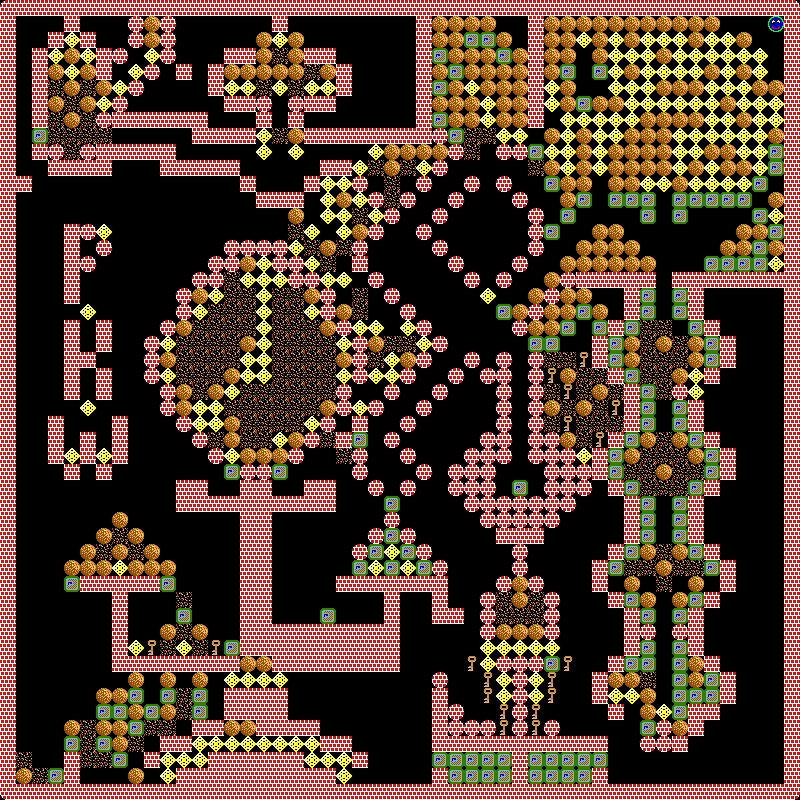

This game map was drawn from its Tiled (.tmx) file and the tilesets committed beside it. A one-line description and the full map source follow:
An orthogonal 50x50 tile map with 16x16 px tiles, 1 tile layer (Tile Layer 1).

<map version="1.8" tiledversion="1.8.2" orientation="orthogonal" renderorder="right-down" width="50" height="50" tilewidth="16" tileheight="16" infinite="0" backgroundcolor="#000000" nextlayerid="2" nextobjectid="1">
 <properties>
  <property name="Title" value="Alchemy" />
 </properties>
 <tileset firstgid="1" source="WinColl.tsx" />
 <layer id="1" name="Tile Layer 1" width="50" height="50">
  <data encoding="csv">
27,11,11,11,11,11,11,11,11,11,11,11,11,11,11,11,11,11,11,11,11,11,11,11,11,11,11,11,11,11,11,11,11,11,11,11,11,11,11,11,11,11,11,11,11,11,11,11,11,28,
11,10,10,10,11,10,10,10,14,16,14,10,10,10,10,10,10,11,10,10,10,10,10,10,10,10,11,16,16,16,16,10,10,11,16,16,16,16,16,16,16,16,16,16,16,10,10,10,18,11,
11,10,10,11,13,11,10,10,14,16,14,10,10,10,10,10,16,13,16,10,10,10,10,10,10,10,11,16,16,12,12,16,10,11,16,16,13,16,13,16,13,13,13,16,13,13,16,10,10,11,
11,10,11,13,16,13,11,14,10,13,14,10,10,10,11,11,16,15,16,11,11,10,10,10,10,10,11,12,16,16,16,12,16,11,16,16,10,16,13,13,13,16,13,13,13,13,13,13,10,11,
11,10,11,16,13,16,11,10,13,14,10,11,10,11,16,16,16,16,16,15,16,11,10,10,10,10,11,16,12,16,16,16,16,11,16,12,10,12,13,16,13,13,13,13,16,13,16,13,10,11,
11,10,11,15,16,15,16,13,14,10,10,10,10,11,13,13,15,13,15,13,13,11,10,10,10,10,11,12,16,13,16,16,16,11,13,16,10,10,13,13,13,16,16,16,13,13,13,16,16,11,
11,10,11,16,15,16,13,14,10,10,10,10,10,10,11,11,14,10,14,11,11,10,10,10,10,10,11,16,16,16,13,16,16,11,13,16,12,16,16,13,13,13,13,13,13,16,13,13,13,11,
11,10,11,15,16,15,14,11,11,11,11,11,11,10,10,10,11,10,11,10,10,10,10,10,10,10,11,12,16,16,13,16,16,11,10,13,13,13,13,13,16,16,16,16,13,13,16,13,13,11,
11,10,12,15,15,15,15,10,10,10,10,10,11,11,11,11,13,15,16,11,11,11,11,11,11,11,11,14,12,15,15,13,13,10,16,13,16,13,13,16,16,16,13,13,13,13,13,13,16,11,
11,10,11,14,15,14,11,11,11,11,11,10,10,10,10,10,13,10,13,10,10,10,10,13,16,16,16,16,14,15,10,14,14,12,13,13,16,13,16,16,16,16,13,13,16,16,13,13,12,11,
11,10,10,11,11,11,11,10,10,10,11,11,11,11,11,10,10,10,10,10,11,11,13,15,16,15,13,14,10,10,10,10,10,15,16,13,16,13,16,16,16,16,13,16,13,16,16,13,12,11,
11,11,10,10,10,10,10,10,10,10,10,10,10,10,10,11,10,10,10,11,13,13,14,10,15,10,14,10,10,14,10,14,10,10,12,16,16,10,16,16,13,13,16,13,13,13,13,12,10,11,
11,10,10,10,10,10,10,10,10,10,10,10,10,10,10,10,11,11,11,10,13,16,13,14,15,14,10,10,14,10,10,10,14,10,10,16,12,10,12,12,12,10,12,12,12,12,12,10,16,11,
11,10,10,10,10,10,10,10,10,10,10,10,10,10,10,10,10,10,16,10,13,13,15,13,14,10,10,14,10,10,10,10,10,14,10,12,10,10,10,10,12,10,12,10,10,10,10,12,13,11,
11,10,10,10,11,14,13,10,10,10,10,10,10,10,10,10,10,10,15,13,10,13,16,14,10,10,14,10,10,10,10,10,10,14,12,10,10,16,16,10,10,10,10,10,10,10,16,16,12,11,
11,10,10,10,11,10,14,10,10,10,10,10,10,10,14,14,14,14,13,15,16,15,14,10,10,10,10,14,10,10,10,10,10,14,10,10,16,16,16,16,10,10,10,10,10,16,16,12,16,11,
11,10,10,10,11,14,10,10,10,10,10,10,10,14,14,16,13,14,14,13,15,10,11,10,10,10,10,10,14,10,10,10,14,10,10,16,16,16,16,16,16,10,10,10,12,12,12,12,13,11,
11,10,10,10,11,10,10,10,10,10,10,10,14,14,15,13,13,13,14,14,13,13,10,14,10,10,10,10,10,14,10,14,10,10,16,14,11,11,11,11,11,10,11,11,11,11,11,11,11,11,
11,10,10,10,11,10,10,10,10,10,10,14,16,13,15,15,13,15,15,16,14,10,15,10,14,10,10,10,10,10,13,10,10,16,14,16,16,10,10,11,12,10,12,11,10,10,10,10,10,11,
11,10,10,10,10,13,10,10,10,10,10,14,13,15,15,15,13,15,15,13,14,16,15,10,10,14,10,10,10,10,10,12,16,14,16,16,12,16,10,11,12,10,12,11,10,10,10,10,10,11,
11,10,10,10,11,10,11,10,10,10,14,16,15,15,15,15,13,15,15,15,16,14,13,13,10,13,14,10,10,10,10,10,14,16,16,12,10,12,11,12,15,15,10,12,11,10,10,10,10,11,
11,10,10,10,11,10,11,10,10,14,13,15,15,15,15,16,13,15,15,15,15,13,14,16,15,15,13,14,10,10,10,10,10,12,12,10,10,11,12,16,15,16,15,16,12,11,10,10,10,11,
11,10,10,10,11,11,10,10,10,14,16,15,15,15,15,13,13,15,15,15,15,16,14,15,13,16,14,10,10,14,10,14,10,14,15,15,17,11,12,16,15,15,15,16,12,11,10,10,10,11,
11,10,10,10,11,10,11,10,10,14,13,15,15,15,16,13,13,15,15,15,15,13,14,13,13,14,10,10,14,10,14,14,10,14,17,16,15,15,11,12,15,15,16,13,11,10,10,10,10,11,
11,10,10,10,11,10,11,10,10,10,14,16,15,16,13,15,15,15,15,15,15,14,10,10,14,10,10,14,10,10,10,14,10,14,15,17,15,16,15,11,12,15,14,13,10,10,10,10,10,11,
11,10,10,10,10,13,10,10,10,10,14,16,13,13,15,15,15,15,15,15,16,14,13,14,10,10,14,10,10,10,10,14,10,14,16,15,16,15,17,11,12,10,12,11,10,10,10,10,10,11,
11,10,10,11,10,10,10,11,10,10,10,14,13,13,16,15,15,15,15,13,14,10,11,10,10,14,10,10,10,10,10,14,10,14,15,17,15,15,15,11,12,10,12,11,10,10,10,10,10,11,
11,10,10,11,10,11,10,11,10,10,10,10,14,15,16,15,15,13,16,14,15,11,12,10,14,10,10,10,10,10,14,14,10,14,14,16,15,17,11,12,16,15,16,12,11,10,10,10,10,11,
11,10,10,11,13,11,13,11,10,10,10,10,10,14,13,16,16,16,14,10,10,15,14,10,10,14,10,10,10,14,14,14,10,14,14,14,13,11,12,16,15,15,15,16,12,11,10,10,10,11,
11,10,10,10,11,10,11,10,10,10,10,10,10,10,12,14,14,12,10,10,10,10,14,10,10,10,14,10,14,14,14,10,10,10,14,14,14,11,12,15,15,16,15,15,12,11,10,10,10,11,
11,10,10,10,10,10,10,10,10,10,10,11,11,10,10,11,11,10,10,11,11,10,10,14,10,14,10,10,14,14,14,10,12,10,14,14,14,10,11,12,15,15,15,12,11,10,10,10,10,11,
11,10,10,10,10,10,10,10,10,10,10,11,11,11,11,11,11,11,11,11,11,10,10,10,12,10,10,10,10,14,14,14,14,14,14,14,10,10,10,11,12,10,12,11,10,10,10,10,10,11,
11,10,10,10,10,10,10,16,10,10,10,10,10,10,10,11,11,10,10,10,10,10,10,10,14,10,10,10,10,10,14,14,14,14,14,10,10,10,10,11,12,10,12,11,10,10,10,10,10,11,
11,10,10,10,10,10,16,15,16,10,10,10,10,10,10,11,11,10,10,10,10,10,10,14,12,14,10,10,10,10,10,11,11,11,10,10,10,10,10,11,12,10,12,11,10,10,10,10,10,11,
11,10,10,10,10,16,15,16,15,16,10,10,10,10,10,11,11,10,10,10,10,10,14,12,13,12,14,10,10,10,10,10,14,10,10,10,10,10,11,12,16,15,16,12,11,10,10,10,10,11,
11,10,10,10,16,16,16,13,16,16,16,10,10,10,10,11,11,10,10,10,10,10,12,13,12,13,12,14,10,10,10,10,14,10,10,10,10,11,12,15,15,16,15,15,12,11,10,10,10,11,
11,10,10,10,12,11,11,11,11,11,12,10,10,10,10,11,11,10,10,10,10,11,11,11,11,11,11,11,10,10,10,14,16,14,10,10,10,11,10,16,10,15,10,16,10,11,10,10,10,11,
11,10,10,10,10,10,10,11,10,10,10,15,10,10,10,11,11,10,10,10,10,10,10,10,11,10,10,11,10,10,14,15,16,15,14,10,10,10,11,12,16,10,16,12,11,10,10,10,10,11,
11,10,10,10,10,10,10,11,10,10,10,12,10,10,10,11,11,10,10,10,12,10,10,10,11,10,10,11,11,10,14,15,15,15,14,10,10,10,10,11,12,10,12,11,10,10,10,10,10,11,
11,10,10,10,10,10,10,11,10,10,16,15,16,10,10,11,11,11,11,11,11,11,11,11,11,10,10,10,10,10,14,16,16,16,14,10,10,10,10,11,14,10,14,11,10,10,10,10,10,11,
11,10,10,10,10,10,10,11,13,17,15,13,15,17,12,11,11,11,11,11,11,11,11,11,11,10,10,10,10,10,13,13,13,13,13,10,10,10,10,11,12,10,12,11,10,10,10,10,10,11,
11,10,10,10,10,10,10,11,11,11,11,11,11,11,11,16,16,11,11,11,11,11,11,11,11,10,10,10,10,17,13,14,14,14,12,17,10,10,11,12,12,10,12,16,11,10,10,10,10,11,
11,10,10,10,10,10,10,10,16,10,16,10,16,10,13,13,13,13,10,10,10,10,10,10,10,10,10,14,10,10,17,13,14,13,17,10,10,11,16,16,15,10,12,16,12,11,10,10,10,11,
11,10,10,10,10,10,16,16,12,10,12,15,12,10,11,11,11,11,10,10,10,10,10,10,10,10,10,11,10,10,17,13,14,13,17,10,10,11,13,13,16,10,12,12,12,11,10,10,10,11,
11,10,10,10,10,10,12,12,16,12,16,15,12,10,11,11,11,11,10,10,10,10,10,10,10,10,10,11,14,10,10,17,14,17,10,10,10,10,11,10,16,13,12,11,11,10,10,10,10,11,
11,10,10,10,16,15,16,16,12,15,15,10,11,11,16,16,11,11,11,11,10,10,10,10,10,10,10,11,14,14,14,17,14,17,14,10,10,10,10,10,12,14,16,11,10,10,10,10,10,11,
11,10,10,10,12,15,12,16,15,10,11,11,13,13,13,13,13,13,13,13,11,11,10,10,10,10,10,11,11,11,11,11,11,11,11,11,11,11,10,10,14,14,11,10,10,10,10,10,10,11,
11,15,10,10,11,15,15,12,10,11,13,13,13,11,11,11,11,11,11,13,13,13,11,10,10,10,10,12,12,12,12,12,11,12,12,12,12,12,10,10,10,10,10,10,10,10,10,10,10,11,
11,16,15,12,11,10,10,10,16,10,13,11,11,11,11,11,11,11,11,11,11,13,10,10,10,10,10,11,12,12,12,12,11,12,12,12,12,11,10,10,10,10,10,10,10,10,10,10,10,11,
29,11,11,11,11,11,11,11,11,11,11,11,11,11,11,11,11,11,11,11,11,11,11,11,11,11,11,11,11,11,11,11,11,11,11,11,11,11,11,11,11,11,11,11,11,11,11,11,11,30
</data>
 </layer>
</map>
